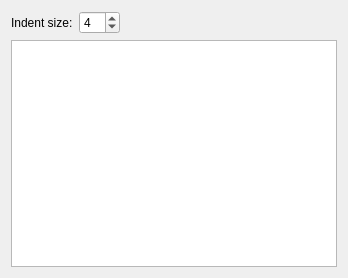
<?xml version="1.0" encoding="UTF-8"?>
<ui version="4.0">
 <class>FormatWidget</class>
 <widget class="QWidget" name="FormatWidget">
  <property name="geometry">
   <rect>
    <x>0</x>
    <y>0</y>
    <width>348</width>
    <height>278</height>
   </rect>
  </property>
  <property name="windowTitle">
   <string>Formatter Settings</string>
  </property>
  <layout class="QVBoxLayout" name="verticalLayout">
   <item>
    <layout class="QHBoxLayout" name="horizontalLayout">
     <item>
      <widget class="QLabel" name="label">
       <property name="text">
        <string>Indent size:</string>
       </property>
      </widget>
     </item>
     <item>
      <widget class="QSpinBox" name="indentSizeSbx">
       <property name="value">
        <number>4</number>
       </property>
      </widget>
     </item>
     <item>
      <spacer name="horizontalSpacer">
       <property name="orientation">
        <enum>Qt::Horizontal</enum>
       </property>
       <property name="sizeHint" stdset="0">
        <size>
         <width>40</width>
         <height>20</height>
        </size>
       </property>
      </spacer>
     </item>
    </layout>
   </item>
   <item>
    <widget class="QListWidget" name="optionList">
     <property name="selectionMode">
      <enum>QAbstractItemView::SingleSelection</enum>
     </property>
     <property name="selectionBehavior">
      <enum>QAbstractItemView::SelectRows</enum>
     </property>
    </widget>
   </item>
  </layout>
 </widget>
 <resources/>
 <connections/>
</ui>
